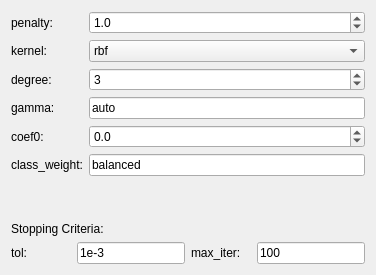
       <widget class="QWidget" name="SVM">
        <layout class="QVBoxLayout" name="verticalLayout_18">
         <item>
          <layout class="QFormLayout" name="svmParamLayout">
           <item row="0" column="0">
            <widget class="QLabel" name="svmPenaltyLabel">
             <property name="text">
              <string>penalty:</string>
             </property>
            </widget>
           </item>
           <item row="0" column="1">
            <widget class="QDoubleSpinBox" name="svmPenaltyDBox">
             <property name="font">
              <font>
               <weight>50</weight>
               <bold>false</bold>
              </font>
             </property>
             <property name="decimals">
              <number>1</number>
             </property>
             <property name="maximum">
              <double>10.000000000000000</double>
             </property>
             <property name="singleStep">
              <double>0.100000000000000</double>
             </property>
             <property name="value">
              <double>1.000000000000000</double>
             </property>
            </widget>
           </item>
           <item row="1" column="0">
            <widget class="QLabel" name="svmKernelLabel">
             <property name="text">
              <string>kernel:</string>
             </property>
            </widget>
           </item>
           <item row="1" column="1">
            <widget class="QComboBox" name="svmKernelCBox">
             <property name="sizePolicy">
              <sizepolicy hsizetype="Minimum" vsizetype="Fixed">
               <horstretch>0</horstretch>
               <verstretch>0</verstretch>
              </sizepolicy>
             </property>
             <property name="font">
              <font>
               <weight>50</weight>
               <bold>false</bold>
              </font>
             </property>
             <property name="sizeAdjustPolicy">
              <enum>QComboBox::AdjustToMinimumContentsLength</enum>
             </property>
             <property name="minimumContentsLength">
              <number>10</number>
             </property>
             <property name="iconSize">
              <size>
               <width>16</width>
               <height>16</height>
              </size>
             </property>
             <item>
              <property name="text">
               <string>rbf</string>
              </property>
             </item>
             <item>
              <property name="text">
               <string>linear</string>
              </property>
             </item>
             <item>
              <property name="text">
               <string>polynomial</string>
              </property>
             </item>
             <item>
              <property name="text">
               <string>sigmoid</string>
              </property>
             </item>
            </widget>
           </item>
           <item row="2" column="0">
            <widget class="QLabel" name="svmDgrLabel">
             <property name="text">
              <string>degree:</string>
             </property>
            </widget>
           </item>
           <item row="2" column="1">
            <widget class="QSpinBox" name="svmDgrSBox">
             <property name="font">
              <font>
               <weight>50</weight>
               <bold>false</bold>
              </font>
             </property>
             <property name="minimum">
              <number>1</number>
             </property>
             <property name="maximum">
              <number>5</number>
             </property>
             <property name="value">
              <number>3</number>
             </property>
            </widget>
           </item>
           <item row="3" column="0">
            <widget class="QLabel" name="svmGammaLabel">
             <property name="text">
              <string>gamma:</string>
             </property>
            </widget>
           </item>
           <item row="3" column="1">
            <widget class="QLineEdit" name="svmGammaLEdit">
             <property name="font">
              <font>
               <weight>50</weight>
               <bold>false</bold>
              </font>
             </property>
             <property name="text">
              <string>auto</string>
             </property>
            </widget>
           </item>
           <item row="4" column="0">
            <widget class="QLabel" name="svmCoefLabel">
             <property name="text">
              <string>coef0:</string>
             </property>
            </widget>
           </item>
           <item row="4" column="1">
            <widget class="QDoubleSpinBox" name="svmCoefDBox">
             <property name="font">
              <font>
               <weight>50</weight>
               <bold>false</bold>
              </font>
             </property>
             <property name="decimals">
              <number>1</number>
             </property>
             <property name="minimum">
              <double>-10.000000000000000</double>
             </property>
             <property name="maximum">
              <double>10.000000000000000</double>
             </property>
             <property name="singleStep">
              <double>0.100000000000000</double>
             </property>
            </widget>
           </item>
           <item row="5" column="0">
            <widget class="QLabel" name="svmClassWgtLabel">
             <property name="text">
              <string>class_weight:</string>
             </property>
            </widget>
           </item>
           <item row="5" column="1">
            <widget class="QLineEdit" name="svmClassWgtLEdit">
             <property name="font">
              <font>
               <weight>50</weight>
               <bold>false</bold>
              </font>
             </property>
             <property name="text">
              <string>balanced</string>
             </property>
            </widget>
           </item>
          </layout>
         </item>
         <item>
          <spacer name="svmSpacer">
           <property name="orientation">
            <enum>Qt::Vertical</enum>
           </property>
           <property name="sizeHint" stdset="0">
            <size>
             <width>20</width>
             <height>40</height>
            </size>
           </property>
          </spacer>
         </item>
         <item>
          <widget class="QLabel" name="svmStopLabel">
           <property name="text">
            <string>Stopping Criteria:</string>
           </property>
          </widget>
         </item>
         <item>
          <layout class="QHBoxLayout" name="svmStopLayout">
           <item>
            <widget class="QLabel" name="svmTolLabel">
             <property name="sizePolicy">
              <sizepolicy hsizetype="Minimum" vsizetype="Preferred">
               <horstretch>0</horstretch>
               <verstretch>0</verstretch>
              </sizepolicy>
             </property>
             <property name="minimumSize">
              <size>
               <width>60</width>
               <height>0</height>
              </size>
             </property>
             <property name="text">
              <string>tol:</string>
             </property>
            </widget>
           </item>
           <item>
            <widget class="QLineEdit" name="svmTolLEdit">
             <property name="sizePolicy">
              <sizepolicy hsizetype="Minimum" vsizetype="Fixed">
               <horstretch>0</horstretch>
               <verstretch>0</verstretch>
              </sizepolicy>
             </property>
             <property name="minimumSize">
              <size>
               <width>50</width>
               <height>0</height>
              </size>
             </property>
             <property name="font">
              <font>
               <weight>50</weight>
               <bold>false</bold>
              </font>
             </property>
             <property name="text">
              <string>1e-3</string>
             </property>
            </widget>
           </item>
           <item>
            <widget class="QLabel" name="svmMaxIterLabel">
             <property name="sizePolicy">
              <sizepolicy hsizetype="Minimum" vsizetype="Preferred">
               <horstretch>0</horstretch>
               <verstretch>0</verstretch>
              </sizepolicy>
             </property>
             <property name="minimumSize">
              <size>
               <width>60</width>
               <height>0</height>
              </size>
             </property>
             <property name="text">
              <string>max_iter:</string>
             </property>
            </widget>
           </item>
           <item>
            <widget class="QLineEdit" name="svmMaxIterLEdit">
             <property name="sizePolicy">
              <sizepolicy hsizetype="Minimum" vsizetype="Fixed">
               <horstretch>0</horstretch>
               <verstretch>0</verstretch>
              </sizepolicy>
             </property>
             <property name="minimumSize">
              <size>
               <width>50</width>
               <height>0</height>
              </size>
             </property>
             <property name="font">
              <font>
               <weight>50</weight>
               <bold>false</bold>
              </font>
             </property>
             <property name="text">
              <string>100</string>
             </property>
            </widget>
           </item>
          </layout>
         </item>
        </layout>
       </widget>
